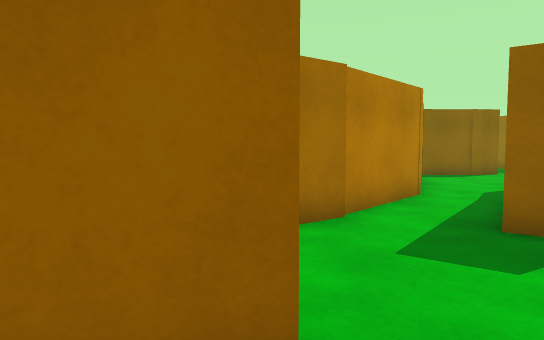
View 1 (above)

16 first-person views from a walk through a Unity game level. The camera is 1.3 m above the floor, tilts 4° down and sees 70° across. The floor is counted in squares, 1 m on a side. Each view is taken from the middle of a square. On the plan, view 1 faces up. The plan holds only what a view shows up to about 16 squares ahead; the rest is blank.

View 2
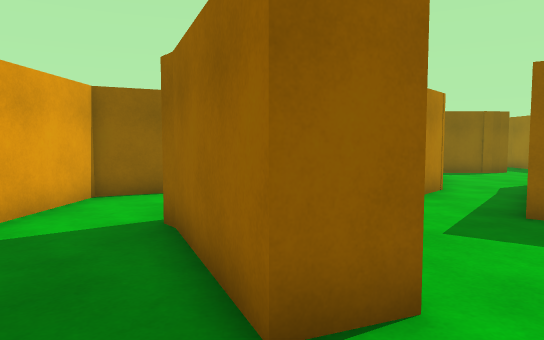

View 3
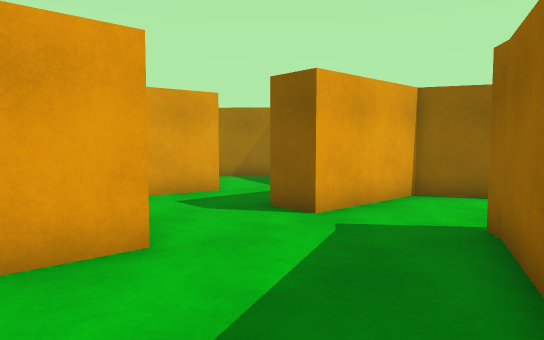

View 4
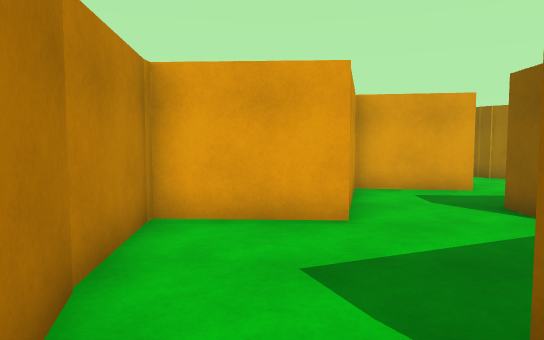

View 5
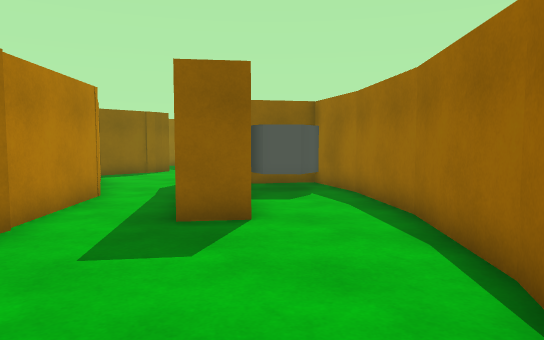

View 6
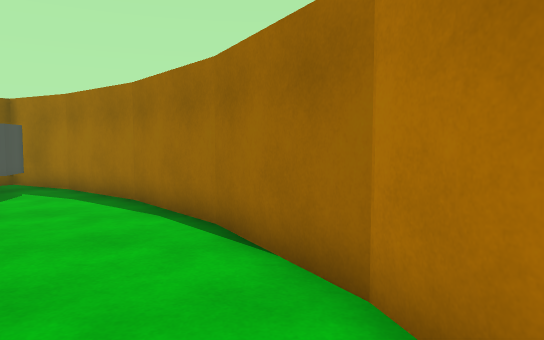

View 7
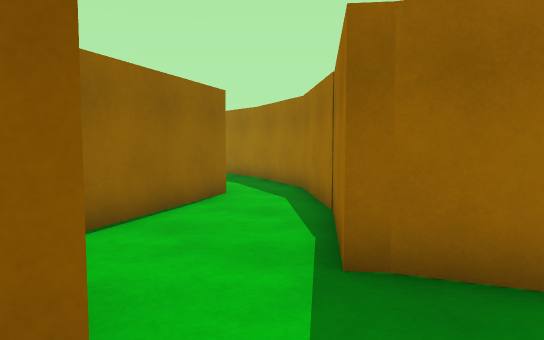

View 8
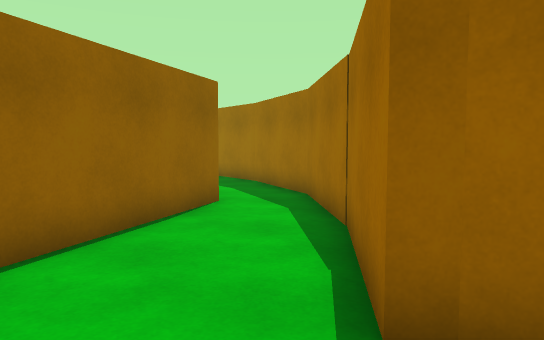

View 9
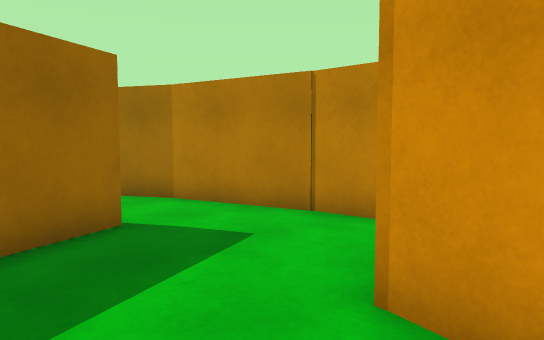

View 10
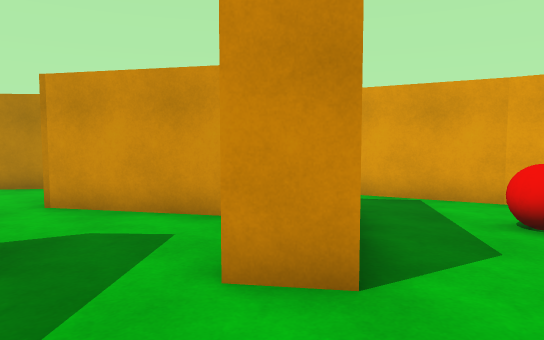

View 11
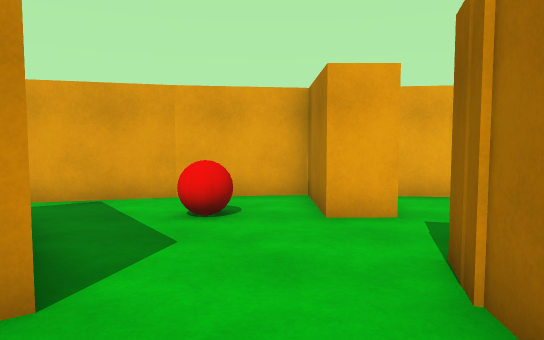

View 12
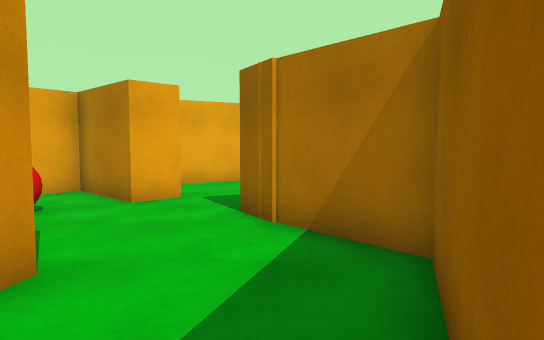

View 13
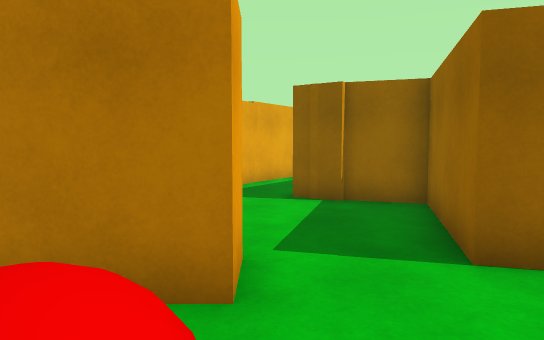

View 14
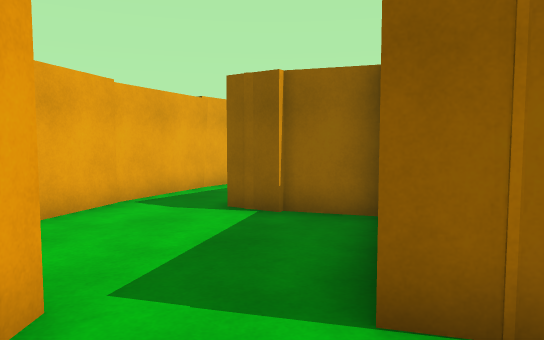

View 15
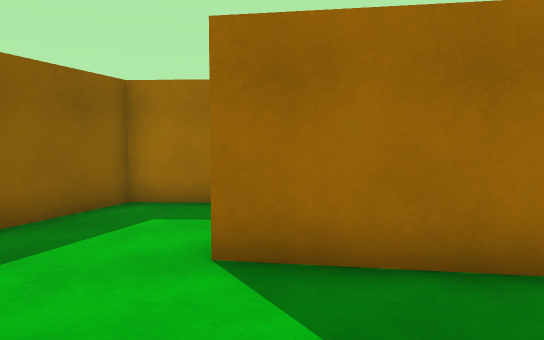

View 16
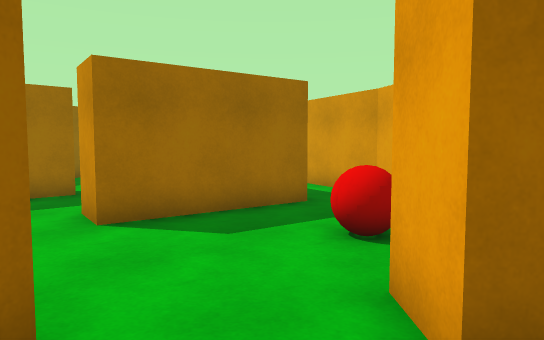

### Floor plan
Points are (right, up) in squares from view 1. A wall is a line through its corners. A room is listed if a view was taken in it or the views show most of it. See-through windows are left out.
Room 1 (views 1, 2, 3, 4, 5, 6, 7, 8)
walls: (-2.4, 4.8) (-2.8, 5.2) (0.1, 7.4); (0.1, 1.9) (-1, 1.4) (-2.5, 4.9); (-6.6, 1.6) (-5.4, 1.3) (-5.6, -2.1) (-2.2, -1.8); (0.1, 7.5) (2.6, 10.3); (-2.3, -1.7) (1.2, -0.8); (1, -0.8) (2.7, 0.1); (0.4, 11) (-5.3, 8.3) (-5.4, 4.6) (-6.7, 4.6)
ways out: opening at (-7, 3) to room 2; opening at (1, 10); opening at (1.5, 1)
Room 2 (views 9, 10, 11, 12, 13, 14, 15)
walls: (-13.2, 8) (-14.4, 7.4); (-15.4, 4.9) (-17.5, 2.8) (-14.9, 0.9) (-12, -0.8); (-11.5, 1.3) (-10.8, 5.7) (-9.5, 5.5) (-10, 2.3) (-6.6, 1.6); (-6.7, 4.6) (-6.5, 8.1) (-11.3, 9.8) (-13.7, 7.8); (-12, -0.7) (-10.7, -1.1)
ways out: opening at (-7, 3) to room 1; opening at (-15, 6.5) to room 3; opening at (-11, 0)
objects: red ball (-14, 3)
Room 3 (view 16)
walls: (-16.6, 5.5) (-16.3, 5.8) (-15.4, 4.9); (-14.4, 7.4) (-16.5, 11.2) (-18.1, 10.3); (-19.6, 5.5) (-18.8, 4.5); (-17.9, 10.2) (-19.2, 9.9); (-21.4, 8.7) (-19.5, 5.4)
ways out: opening at (-15, 6.5) to room 2; opening at (-20, 9)

Positions as (right, up) in squares from view 1, and headings:
1: (0, 0), facing up
2: (-1, -1), facing up
3: (-1, -1), facing up-left
4: (1, 0), facing left
5: (0, 0), facing up-right
6: (-2, 0), facing right
7: (-6, 3), facing up-right
8: (-5, 4), facing up-right
9: (-7, 4), facing down-right
10: (-10, 9), facing down
11: (-10, 9), facing down-left
12: (-7, 8), facing left
13: (-13, 3), facing up-left
14: (-13, 5), facing up-left
15: (-15, 5), facing right
16: (-17, 8), facing down-right
